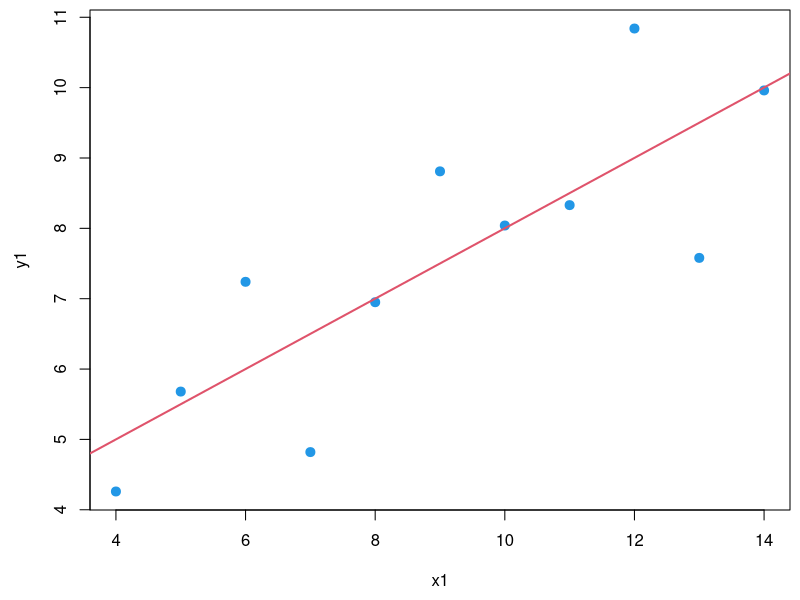
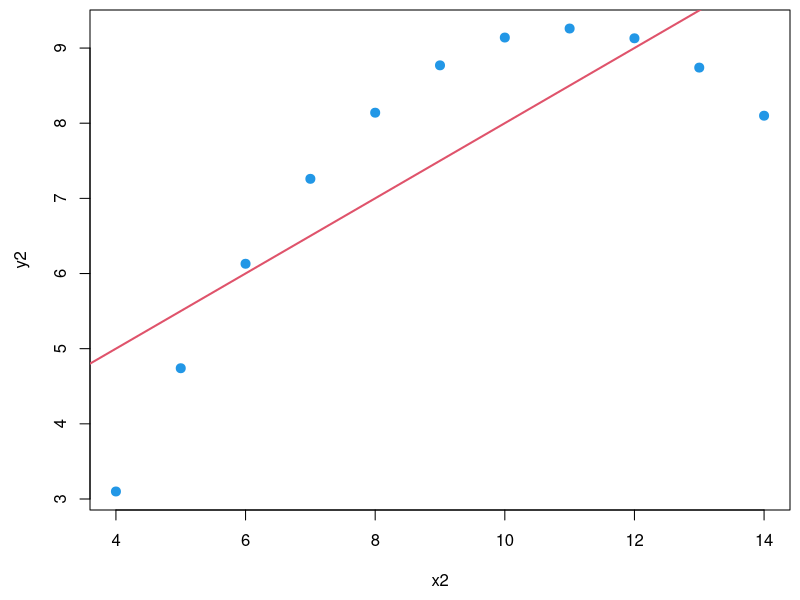
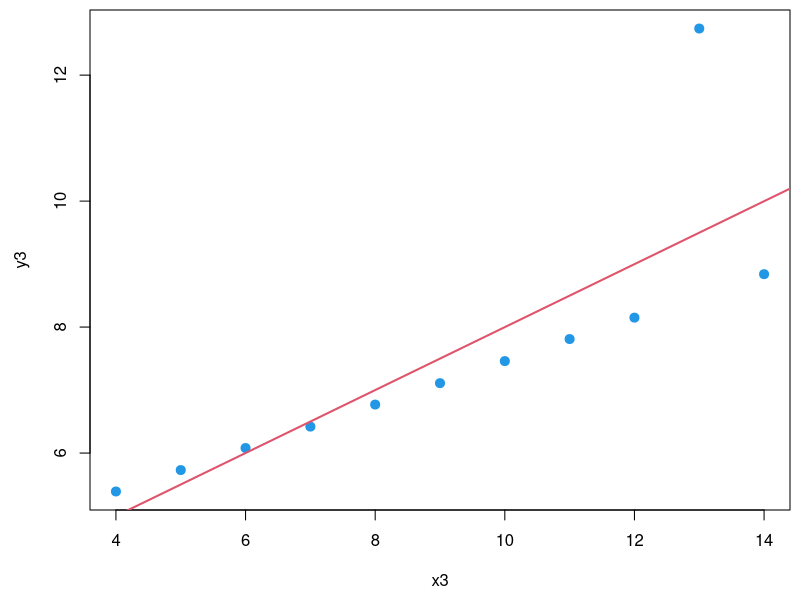
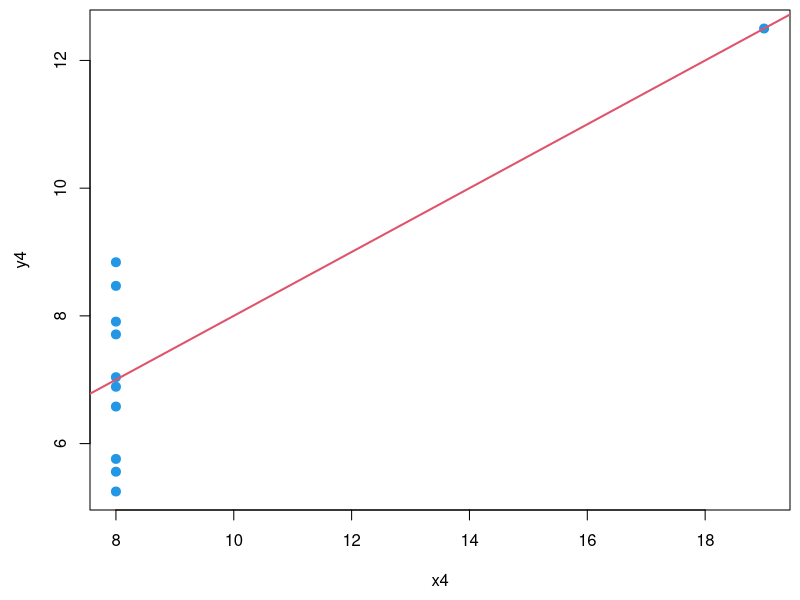
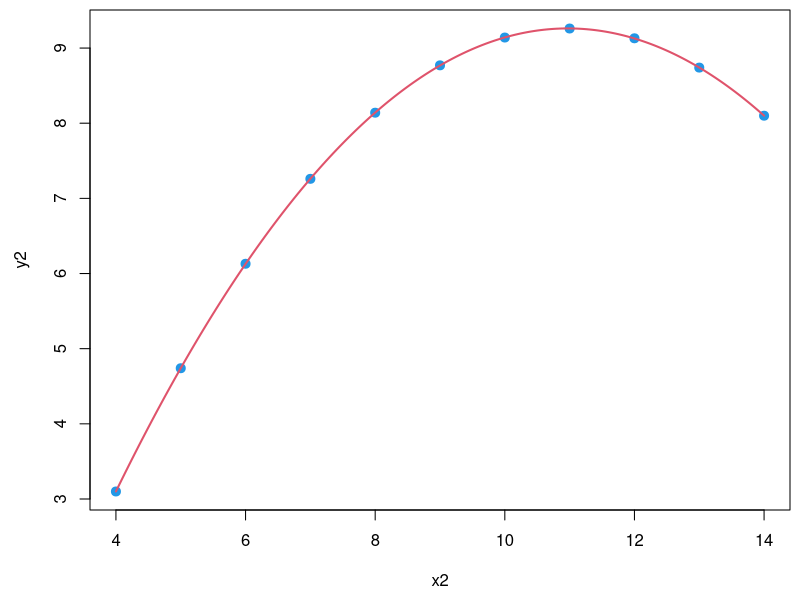
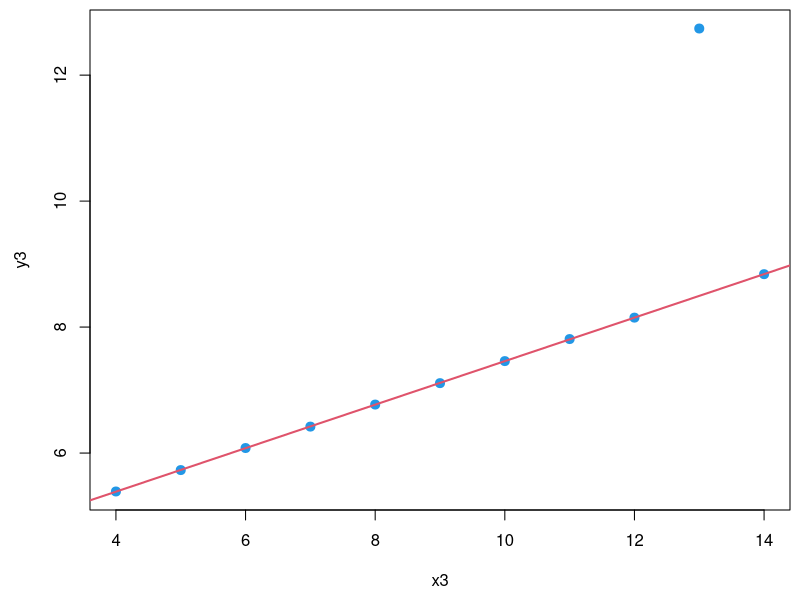

Here is the R script that generated these plots, in order:
summary(lm(y1 ~ x1, data = anscombe))
summary(lm(y2 ~ x2, data = anscombe))
summary(lm(y3 ~ x3, data = anscombe))
summary(lm(y4 ~ x4, data = anscombe))

attach(anscombe)
win.graph(width=8, height=6)
par(mai=c(0.9, 0.9, 0.1, 0.1))
plot(x1, y1,  pch = 19, cex = 1.2, col = 4)
abline(lm(y1 ~ x1, data = anscombe), lwd = 2, col = 2)

plot(x2, y2,  pch = 19, cex = 1.2, col = 4)
abline(lm(y2 ~ x2, data = anscombe), lwd = 2, col = 2)

plot(x3, y3,  pch = 19, cex = 1.2, col = 4)
abline(lm(y3 ~ x3, data = anscombe), lwd = 2, col = 2)

plot(x4, y4,  pch = 19, cex = 1.2, col = 4)
abline(lm(y4 ~ x4, data = anscombe), lwd = 2, col = 2)

lm2.sol <- lm(y2 ~ x2 + I(x2^2), data = anscombe); summary(lm2.sol)
plot(x2, y2,  pch = 19, cex = 1.2, col = 4)
x <- seq(4, 14, by = 0.05)
y <- predict(lm2.sol, data.frame(x2 = x))
lines(x, y,  lwd = 2, col = 2)

lm3.sol <- lm(y3 ~ x3, data = anscombe, subset = -3 ); summary(lm3.sol)
plot(x3, y3,  pch = 19, cex = 1.2, col = 4)
abline(lm3.sol, lwd = 2, col = 2)

savePlot("Anscombe6", type = "eps")


